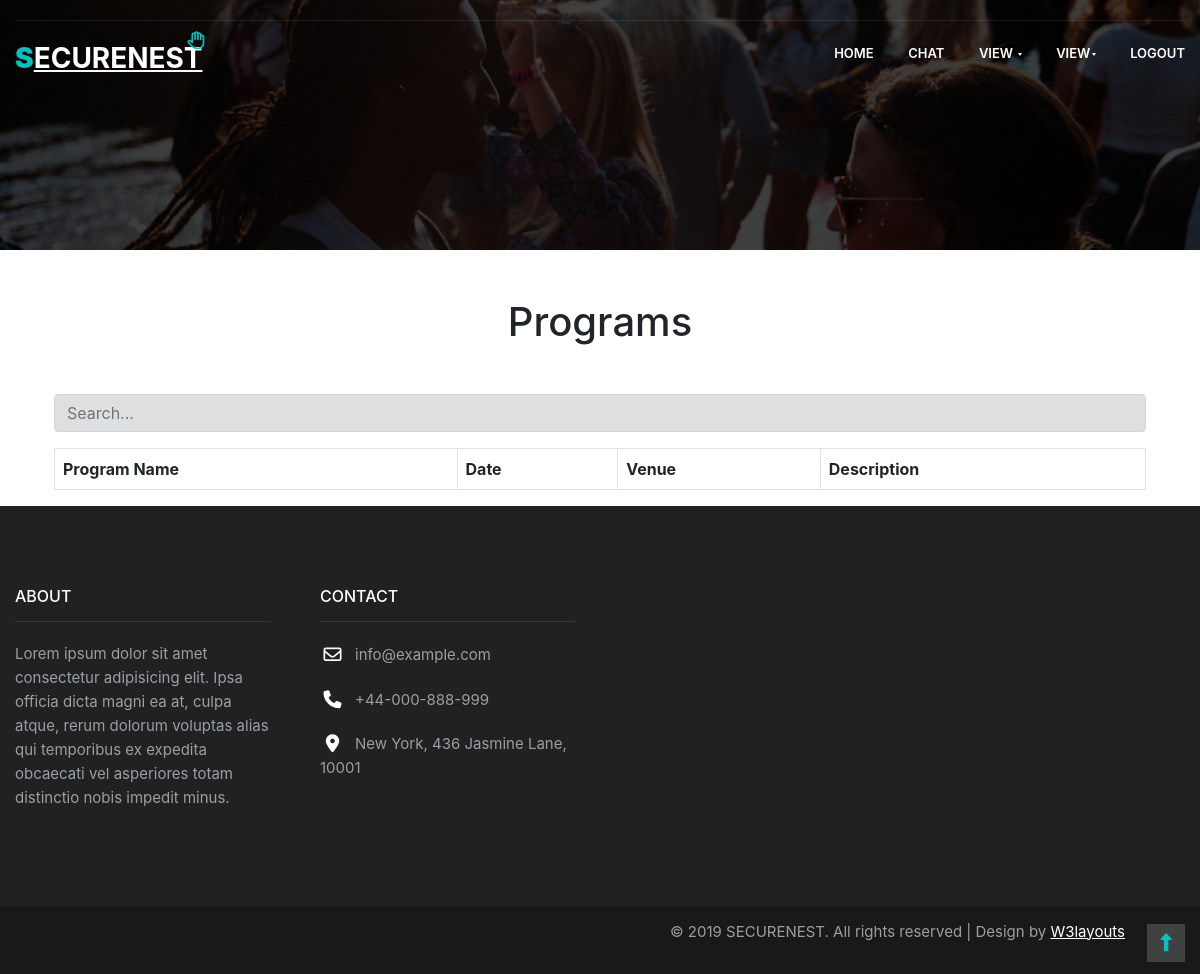
Before: /viewProgramsChild/ with the older database file.
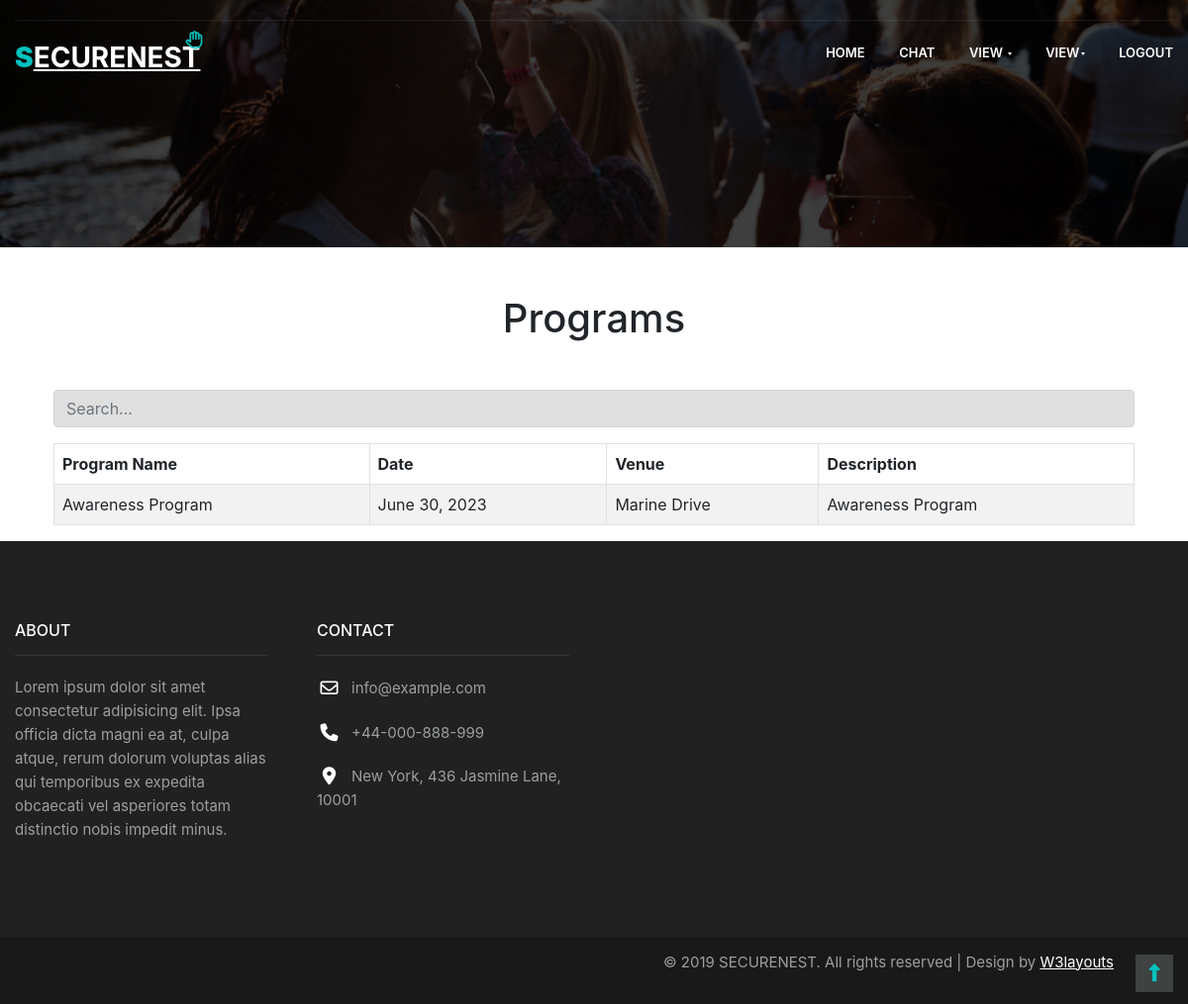
After: the same page with the newer database file.
### SecureNestApp/models.py (models this page shows)
class Programs(models.Model):
    name = models.CharField(max_length=100)
    date = models.DateField()
    venue = models.CharField(max_length=100)
    desc = models.CharField(max_length=500)

### SecureNestApp/views.py (the view)
# urls.py: path("viewProgramsChild/", views.viewProgramsChild),
def viewProgramsChild(request):
    pgrmData = Programs.objects.all()
    print(pgrmData)
    return render(request, "CHILD/viewProgramsChild.html", {"pgrmData": pgrmData})

### templates/CHILD/viewProgramsChild.html (shortened to what this page needs)
{% extends "CHILD/childBase.html" %}
{% block header %}
<link rel="stylesheet" href="https://cdn.jsdelivr.net/npm/bootstrap@5.2.3/dist/css/bootstrap.min.css"
>
<link rel="stylesheet" href="https://stackpath.bootstrapcdn.com/bootstrap/5.0.0/css/bootstrap.min.css">
<body>
    <div class="container">
        <h1 align="center" class="m-5">Programs</h1>
        <input type="text" id="searchInput" class="form-control mb-3 test" placeholder="Search...">
        <table class="table table-striped table-bordered" border="1">
            <thead>
                <tr>
                    <th>Program Name</th>
                    <th>Date</th>
                    <th>Venue</th>
                    <th>Description</th>
                </tr>
            </thead>
            <tbody id="tableBody">
                {% for i in pgrmData %}
                <tr id="row{{ forloop.counter }}">
                    <td>{{ i.name }}</td>
                    <td>{{ i.date }}</td>
                    <td>{{ i.venue }}</td>
                    <td>{{ i.desc }}</td>
                </tr>
                {% endfor %}
            </tbody>
        </table>
    </div>
</body>
</html>
{% endblock %}

Changed rows visible on the page:
added Programs: name "Awareness Program", date "June 30, 2023", venue "Marine Drive", desc "Awareness Program"
